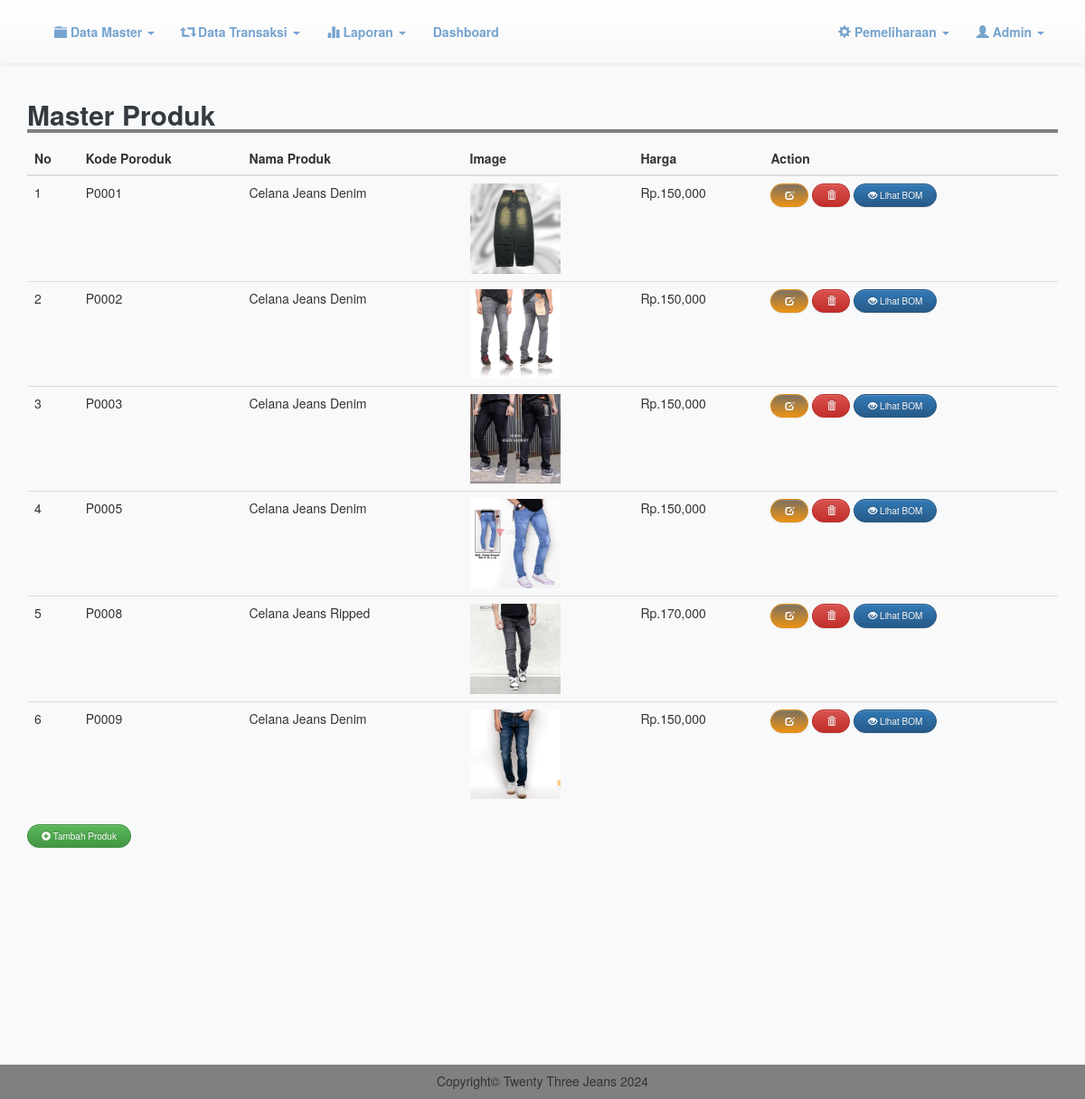
/admin/m_produk.php (signed in), run on the app's committed database.
### tables this page shows
CREATE TABLE `produk` (
  `kode_produk` varchar(100) NOT NULL,
  `nama` varchar(100) NOT NULL,
  `image` text NOT NULL,
  `deskripsi` text NOT NULL,
  `harga` int(11) NOT NULL
);

### admin/m_produk.php (the view, shortened to what this page needs)
<?php
include 'header.php';
?>
<div class="container">
	<h2 style=" width: 100%; border-bottom: 4px solid gray"><b>Master Produk</b></h2>
		<table class="table table-striped">
			<thead>
				<tr>
					<th scope="col">No</th>
					<th scope="col">Kode Poroduk</th>
					<th scope="col">Nama Produk</th>
					<th scope="col">Image</th>
					<th scope="col">Harga</th>
					<th scope="col">Action</th>
				</tr>
			</thead>
			<tbody>
				<?php
				$result = mysqli_query($conn, "SELECT * FROM produk");
				$no =1;
				while ($row = mysqli_fetch_assoc($result)) {
				?>
					<tr>
						<td ><?= $no; ?></td>
						<td><?= $row['kode_produk']; ?></td>
						<td><?= $row['nama'];  ?></td>
						<td><img src="../image/produk/<?= $row['image']; ?>" width="100"></td>
						<td>Rp.<?= number_format($row['harga' ]);  ?></td>
						<td><a href="edit_produk.php?kode=<?= $row['kode_produk']; ?>" class="btn btn-warning"><i class="glyphicon glyphicon-edit"></i> </a> <a href="proses/del_produk.php?kode=<?= $row['kode_produk']; ?>" class="btn btn-danger" onclick="return confirm('Yakin Ingin Menghapus Data ?')"><i class="glyphicon glyphicon-trash"></i> </a> <a href="bom.php?kode=<?= $row['kode_produk']; ?>" type="submit" class="btn btn-primary"><i class="glyphicon glyphicon-eye-open"></i> Lihat BOM</button></td>
					</tr>
				<?php
					$no++;
					}
				 ?>
				</tbody>
			</table>
		<a href="tm_produk.php" class="btn btn-success"><i class="glyphicon glyphicon-plus-sign"></i> Tambah Produk</a>
	</div>
	<?php
	include 'footer.php';
	?>

### css/style.css (style rules this page uses)
body { margin:0; padding: 0; }

### admin/header.php (style rules this page uses)
body { background-color: #f8f9fa; }
h2 { color: #343a40; }
.btn { border-radius: 50px; font-size: 1rem; padding: 0.5rem 1.5rem; }
.btn-success { background-color: #28a745; color: #fff; }
.btn-danger { background-color: #dc3545; color: #fff; }

### data on the page
produk: kode_produk "P0001", nama "Celana Jeans Denim", image (picture), harga "150,000"
produk: kode_produk "P0002", nama "Celana Jeans Denim", image (picture), harga "150,000"
produk: kode_produk "P0003", nama "Celana Jeans Denim", image (picture), harga "150,000"
produk: kode_produk "P0005", nama "Celana Jeans Denim", image (picture), harga "150,000"
produk: kode_produk "P0008", nama "Celana Jeans Ripped", image (picture), harga "170,000"
produk: kode_produk "P0009", nama "Celana Jeans Denim", image (picture), harga "150,000"
